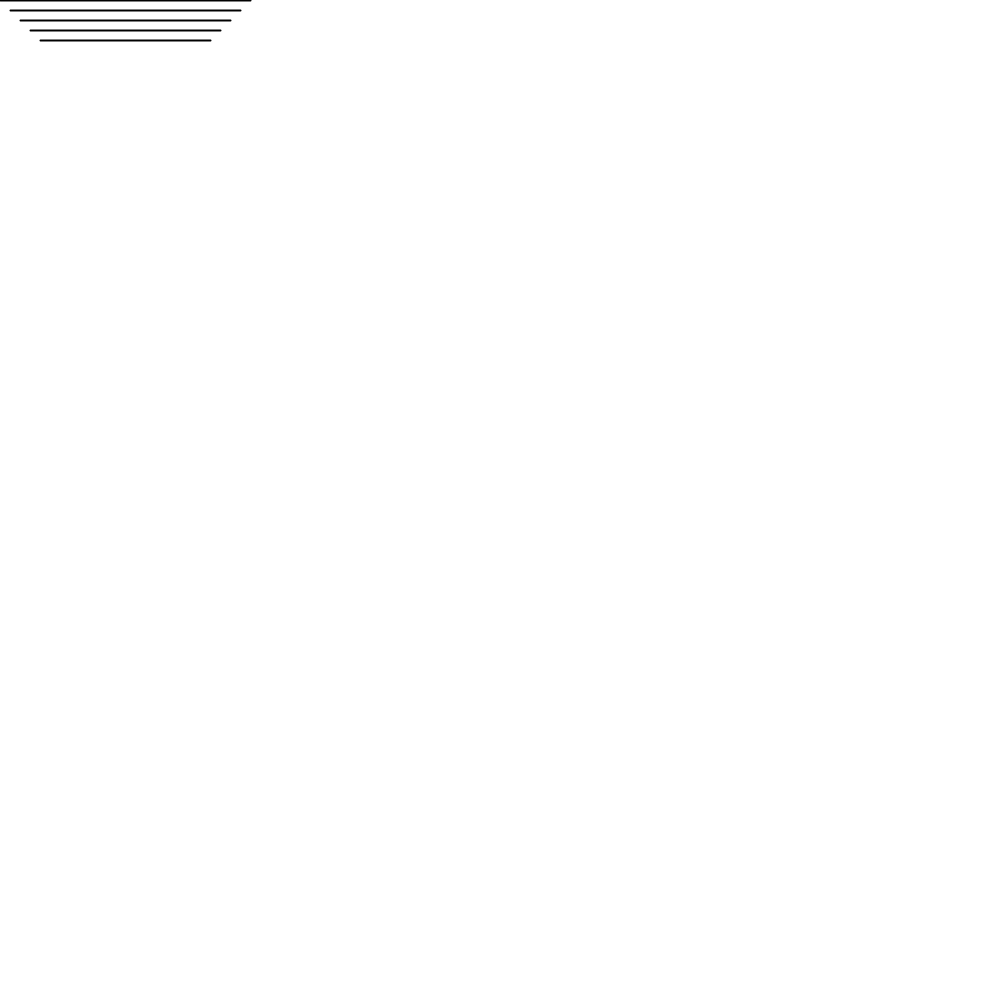
Frame 1 (no input)
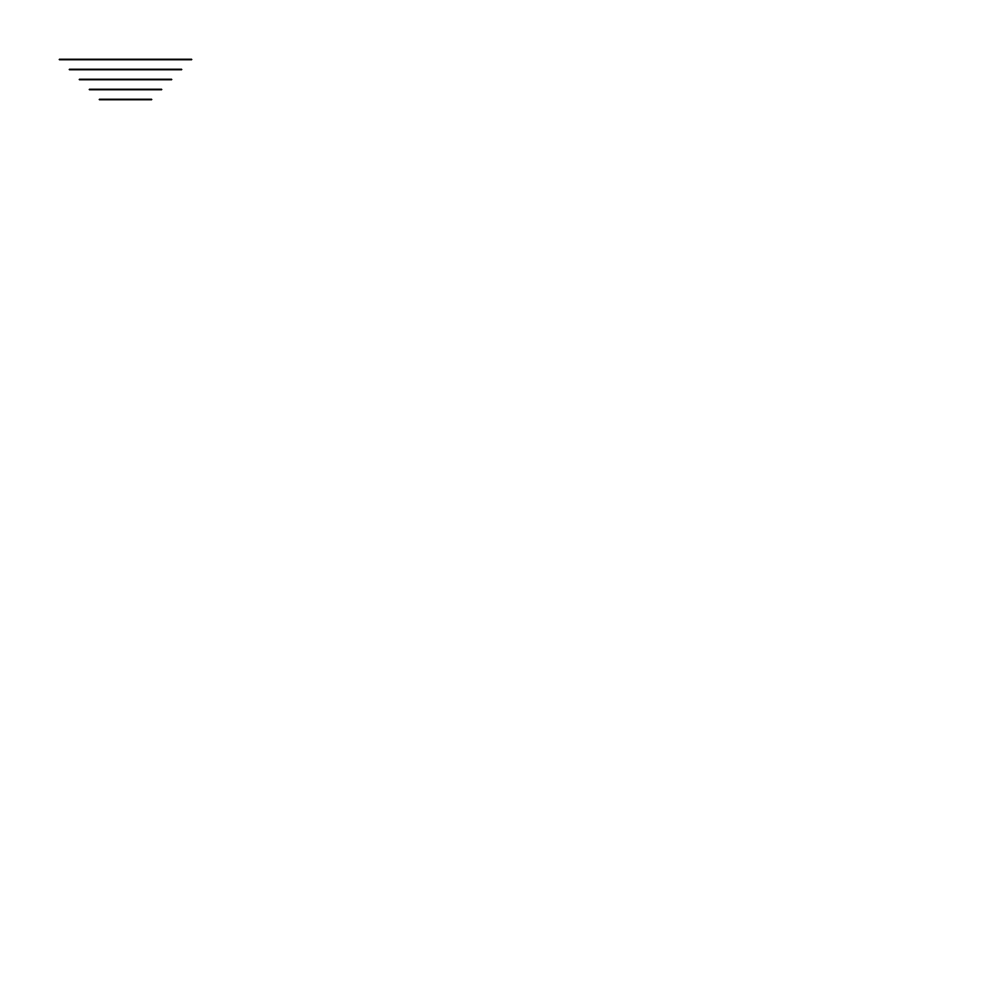
Frame 60 (the mouse pressed at the canvas centre just before this capture)
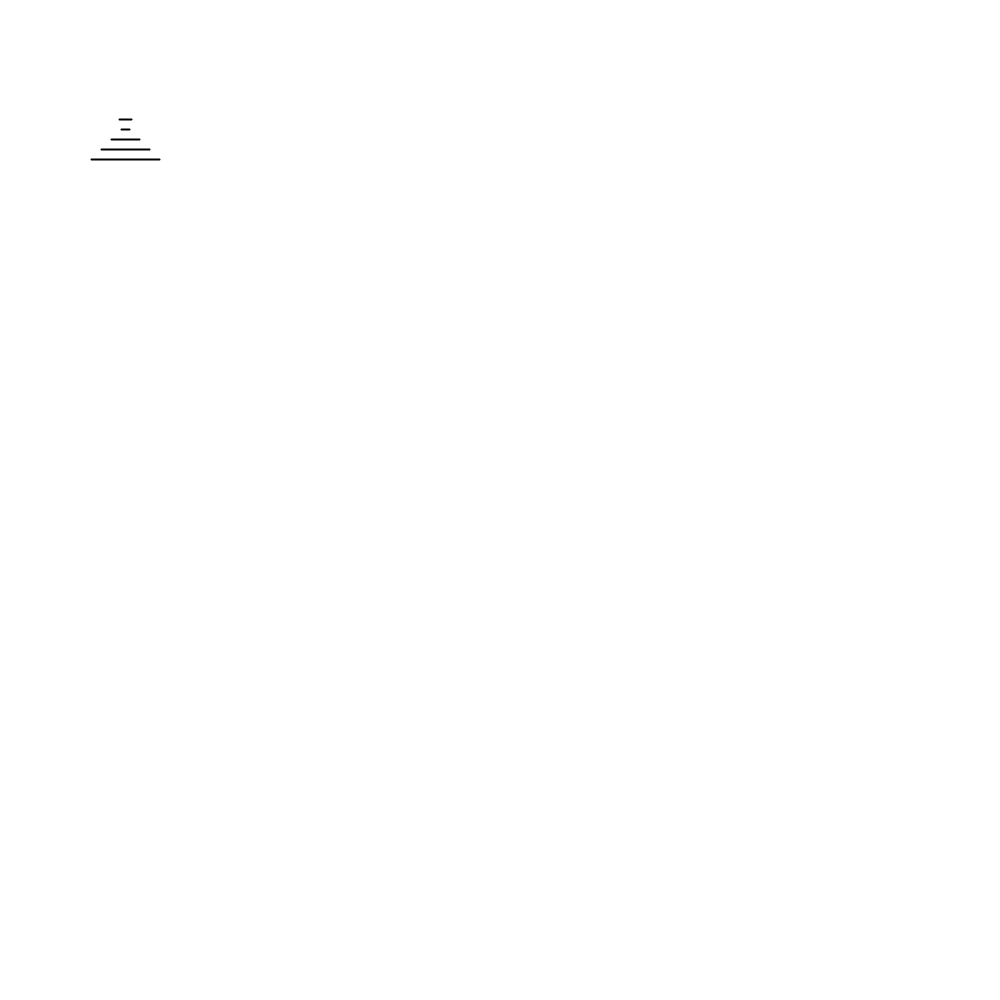
Frame 120 (the mouse held since frame 60 and released just before this capture)

The Processing sketch that drew these frames (run headless with seeded random() and noise(); from frame 60 on, the mouse is pressed at the canvas centre):

// Processing sketch: Final_Residency_Object2RabbitHoleb
// ── Final_Residency_Object2RabbitHoleb.pde
Lineangle lineangleA1 = new Lineangle();

void setup() {
  size(1000,1000);
}

void draw() {
  background(255);
  lineangleA1.lineangleMove();
}

class Lineangle {
  float pointX = 0;
  float pointY = 0;
  float moveX = 1;
  float moveY = 1;
  
  Lineangle() {
  }
  
  void lineangleMove() {
    if (pointX > width/4 || pointX < 0) { 
      moveX = moveX * -1;
    }
    if (pointY > height || pointY < 0) { 
      moveY = moveY * -1;
    }
    stroke(0,255);
    strokeWeight(2);
      for (int i = 0; i < 50; i = i + 10) {
      line(i+pointX,i+pointY, width/4 - (i+pointX), i+pointY);
     }
     //ellipse(pointX,pointY,100,100);
     pointX = pointX + moveX;
     pointY = pointY + moveY;
    //if (pointY > height || pointY < 0) {
      //pointY = (pointY + moveY) * -1;
    //}  
  }
}
  
